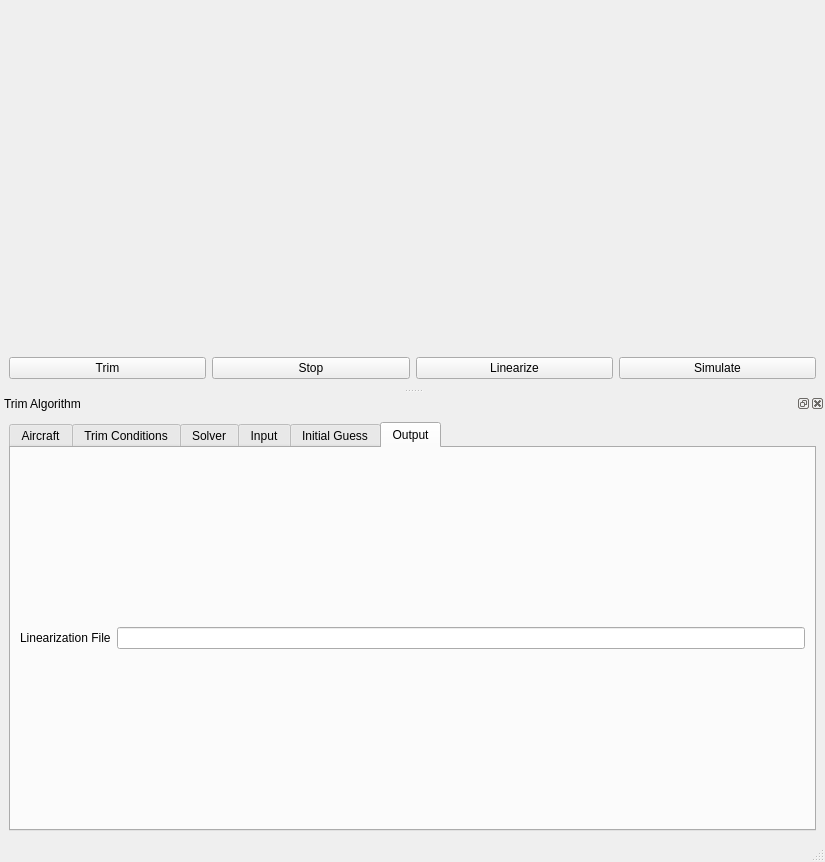
<?xml version="1.0" encoding="UTF-8"?>
<ui version="4.0">
 <class>MainWindow</class>
 <widget class="QMainWindow" name="MainWindow">
  <property name="geometry">
   <rect>
    <x>0</x>
    <y>0</y>
    <width>825</width>
    <height>862</height>
   </rect>
  </property>
  <property name="sizePolicy">
   <sizepolicy hsizetype="Ignored" vsizetype="Ignored">
    <horstretch>0</horstretch>
    <verstretch>0</verstretch>
   </sizepolicy>
  </property>
  <property name="windowTitle">
   <string>mavsim Trim Program (for JSBSim models)</string>
  </property>
  <widget class="QWidget" name="centralwidget">
   <layout class="QGridLayout" name="gridLayout">
    <item row="0" column="0" colspan="4">
     <widget class="ViewerQT" name="viewer" native="true">
      <property name="sizePolicy">
       <sizepolicy hsizetype="Ignored" vsizetype="Ignored">
        <horstretch>0</horstretch>
        <verstretch>0</verstretch>
       </sizepolicy>
      </property>
     </widget>
    </item>
    <item row="1" column="0">
     <widget class="QPushButton" name="pushButton_trim">
      <property name="text">
       <string>Trim</string>
      </property>
     </widget>
    </item>
    <item row="1" column="3">
     <widget class="QPushButton" name="pushButton_simulate">
      <property name="text">
       <string>Simulate</string>
      </property>
     </widget>
    </item>
    <item row="1" column="2">
     <widget class="QPushButton" name="pushButton_linearize">
      <property name="text">
       <string>Linearize</string>
      </property>
     </widget>
    </item>
    <item row="1" column="1">
     <widget class="QPushButton" name="pushButton_stop">
      <property name="text">
       <string>Stop</string>
      </property>
     </widget>
    </item>
   </layout>
  </widget>
  <widget class="QStatusBar" name="statusbar"/>
  <widget class="QDockWidget" name="guidanceDock">
   <property name="sizePolicy">
    <sizepolicy hsizetype="Ignored" vsizetype="Ignored">
     <horstretch>0</horstretch>
     <verstretch>0</verstretch>
    </sizepolicy>
   </property>
   <property name="minimumSize">
    <size>
     <width>685</width>
     <height>446</height>
    </size>
   </property>
   <property name="windowTitle">
    <string>Trim Algorithm</string>
   </property>
   <attribute name="dockWidgetArea">
    <number>8</number>
   </attribute>
   <widget class="QWidget" name="dockWidgetContents_6">
    <layout class="QGridLayout" name="gridLayout_4">
     <item row="0" column="0">
      <widget class="QTabWidget" name="tabWidget">
       <property name="currentIndex">
        <number>5</number>
       </property>
       <widget class="QWidget" name="tab_3">
        <attribute name="title">
         <string>Aircraft</string>
        </attribute>
        <layout class="QGridLayout" name="gridLayout_5">
         <item row="1" column="1">
          <widget class="QLabel" name="label_2">
           <property name="text">
            <string>Engine Path</string>
           </property>
          </widget>
         </item>
         <item row="1" column="2">
          <widget class="QLineEdit" name="lineEdit_enginePath">
           <property name="text">
            <string/>
           </property>
          </widget>
         </item>
         <item row="2" column="1">
          <widget class="QLabel" name="label_4">
           <property name="text">
            <string>Systems Path</string>
           </property>
          </widget>
         </item>
         <item row="3" column="1">
          <widget class="QLabel" name="label_3">
           <property name="text">
            <string>Aircraft Path</string>
           </property>
          </widget>
         </item>
         <item row="2" column="2">
          <widget class="QLineEdit" name="lineEdit_systemsPath">
           <property name="text">
            <string/>
           </property>
          </widget>
         </item>
         <item row="1" column="3">
          <widget class="QToolButton" name="toolButton_enginePath">
           <property name="text">
            <string>...</string>
           </property>
          </widget>
         </item>
         <item row="2" column="3">
          <widget class="QToolButton" name="toolButton_systemsPath">
           <property name="text">
            <string>...</string>
           </property>
          </widget>
         </item>
         <item row="3" column="3">
          <widget class="QToolButton" name="toolButton_aircraftPath">
           <property name="text">
            <string>...</string>
           </property>
          </widget>
         </item>
         <item row="4" column="1">
          <widget class="QLabel" name="label_9">
           <property name="text">
            <string>Aircraft</string>
           </property>
          </widget>
         </item>
         <item row="4" column="2">
          <widget class="QLineEdit" name="lineEdit_aircraft">
           <property name="text">
            <string/>
           </property>
          </widget>
         </item>
         <item row="4" column="3">
          <widget class="QToolButton" name="toolButton_aircraft">
           <property name="text">
            <string>...</string>
           </property>
          </widget>
         </item>
         <item row="5" column="1">
          <widget class="QLabel" name="label_5">
           <property name="text">
            <string>Initialization Script</string>
           </property>
          </widget>
         </item>
         <item row="5" column="2">
          <widget class="QLineEdit" name="lineEdit_initScript">
           <property name="text">
            <string/>
           </property>
          </widget>
         </item>
         <item row="5" column="3">
          <widget class="QToolButton" name="toolButton_initScript">
           <property name="text">
            <string>...</string>
           </property>
          </widget>
         </item>
         <item row="3" column="2">
          <widget class="QLineEdit" name="lineEdit_aircraftPath">
           <property name="text">
            <string/>
           </property>
          </widget>
         </item>
         <item row="0" column="1">
          <widget class="QLabel" name="label_38">
           <property name="text">
            <string>model sim rate</string>
           </property>
          </widget>
         </item>
         <item row="0" column="2">
          <widget class="QLineEdit" name="lineEdit_modelSimRate">
           <property name="text">
            <string>120</string>
           </property>
          </widget>
         </item>
         <item row="0" column="3">
          <widget class="QLabel" name="label_39">
           <property name="text">
            <string>Hz</string>
           </property>
          </widget>
         </item>
        </layout>
       </widget>
       <widget class="QWidget" name="tab">
        <attribute name="title">
         <string>Trim Conditions</string>
        </attribute>
        <layout class="QGridLayout" name="gridLayout_2">
         <item row="0" column="0">
          <widget class="QLabel" name="label_10">
           <property name="text">
            <string>mode</string>
           </property>
          </widget>
         </item>
         <item row="0" column="1" colspan="6">
          <widget class="QComboBox" name="comboBox_mode">
           <item>
            <property name="text">
             <string>Steady Level Flight</string>
            </property>
           </item>
           <item>
            <property name="text">
             <string>Coordinated Turn</string>
            </property>
           </item>
           <item>
            <property name="text">
             <string>Push Over</string>
            </property>
           </item>
           <item>
            <property name="text">
             <string>Pull Back</string>
            </property>
           </item>
          </widget>
         </item>
         <item row="1" column="0">
          <widget class="QLabel" name="label">
           <property name="text">
            <string>velocity</string>
           </property>
          </widget>
         </item>
         <item row="1" column="1" colspan="5">
          <widget class="QLineEdit" name="lineEdit_velocity">
           <property name="text">
            <string>500</string>
           </property>
          </widget>
         </item>
         <item row="1" column="6">
          <widget class="QLabel" name="label_11">
           <property name="text">
            <string>ft/s</string>
           </property>
          </widget>
         </item>
         <item row="2" column="0">
          <widget class="QLabel" name="label_6">
           <property name="text">
            <string>roll rate</string>
           </property>
          </widget>
         </item>
         <item row="2" column="1" colspan="5">
          <widget class="QLineEdit" name="lineEdit_rollRate">
           <property name="text">
            <string>0</string>
           </property>
          </widget>
         </item>
         <item row="2" column="6">
          <widget class="QLabel" name="label_12">
           <property name="text">
            <string>rad/s</string>
           </property>
          </widget>
         </item>
         <item row="3" column="0">
          <widget class="QLabel" name="label_7">
           <property name="text">
            <string>pitch rate</string>
           </property>
          </widget>
         </item>
         <item row="3" column="1" colspan="5">
          <widget class="QLineEdit" name="lineEdit_pitchRate">
           <property name="text">
            <string>0</string>
           </property>
          </widget>
         </item>
         <item row="3" column="6">
          <widget class="QLabel" name="label_13">
           <property name="text">
            <string>rad/s</string>
           </property>
          </widget>
         </item>
         <item row="4" column="0">
          <widget class="QLabel" name="label_8">
           <property name="text">
            <string>yaw rate</string>
           </property>
          </widget>
         </item>
         <item row="4" column="6">
          <widget class="QLabel" name="label_14">
           <property name="text">
            <string>rad/s</string>
           </property>
          </widget>
         </item>
         <item row="4" column="1" colspan="5">
          <widget class="QLineEdit" name="lineEdit_yawRate">
           <property name="text">
            <string>0</string>
           </property>
          </widget>
         </item>
         <item row="8" column="0">
          <widget class="QCheckBox" name="checkBox_stabAxisRoll">
           <property name="text">
            <string>stability axis roll</string>
           </property>
           <property name="checkable">
            <bool>true</bool>
           </property>
           <property name="checked">
            <bool>true</bool>
           </property>
          </widget>
         </item>
         <item row="5" column="0">
          <widget class="QLabel" name="label_40">
           <property name="text">
            <string>altitude</string>
           </property>
          </widget>
         </item>
         <item row="5" column="1" colspan="5">
          <widget class="QLineEdit" name="lineEdit_altitude">
           <property name="text">
            <string>1000</string>
           </property>
          </widget>
         </item>
         <item row="5" column="6">
          <widget class="QLabel" name="label_41">
           <property name="text">
            <string>ft</string>
           </property>
          </widget>
         </item>
         <item row="6" column="0">
          <widget class="QLabel" name="label_42">
           <property name="text">
            <string>flight path angle</string>
           </property>
          </widget>
         </item>
         <item row="6" column="1" colspan="5">
          <widget class="QLineEdit" name="lineEdit_gamma">
           <property name="text">
            <string>0</string>
           </property>
          </widget>
         </item>
         <item row="7" column="0">
          <widget class="QCheckBox" name="checkBox_variablePropPitch">
           <property name="text">
            <string>variable prop ptich</string>
           </property>
          </widget>
         </item>
         <item row="6" column="6">
          <widget class="QLabel" name="label_43">
           <property name="text">
            <string>deg</string>
           </property>
          </widget>
         </item>
        </layout>
       </widget>
       <widget class="QWidget" name="tab_2">
        <attribute name="title">
         <string>Solver</string>
        </attribute>
        <layout class="QGridLayout" name="gridLayout_6">
         <item row="0" column="0">
          <widget class="QLabel" name="label_20">
           <property name="text">
            <string>relative tolerance</string>
           </property>
          </widget>
         </item>
         <item row="1" column="0">
          <widget class="QLabel" name="label_21">
           <property name="text">
            <string>absolute tolerance</string>
           </property>
          </widget>
         </item>
         <item row="2" column="0">
          <widget class="QLabel" name="label_22">
           <property name="text">
            <string>convergence relative step size</string>
           </property>
          </widget>
         </item>
         <item row="3" column="0">
          <widget class="QLabel" name="label_23">
           <property name="text">
            <string>max iterations</string>
           </property>
          </widget>
         </item>
         <item row="1" column="1" colspan="2">
          <widget class="QLineEdit" name="lineEdit_abstol">
           <property name="text">
            <string>1e-2</string>
           </property>
          </widget>
         </item>
         <item row="2" column="1" colspan="2">
          <widget class="QLineEdit" name="lineEdit_speed">
           <property name="text">
            <string>1.1</string>
           </property>
          </widget>
         </item>
         <item row="3" column="1" colspan="2">
          <widget class="QLineEdit" name="lineEdit_iterMax">
           <property name="text">
            <string>2000</string>
           </property>
          </widget>
         </item>
         <item row="4" column="1" colspan="2">
          <widget class="QComboBox" name="comboBox_debugLevel">
           <item>
            <property name="text">
             <string>0</string>
            </property>
           </item>
           <item>
            <property name="text">
             <string>1</string>
            </property>
           </item>
           <item>
            <property name="text">
             <string>2</string>
            </property>
           </item>
          </widget>
         </item>
         <item row="4" column="0">
          <widget class="QLabel" name="label_34">
           <property name="text">
            <string>debug level</string>
           </property>
          </widget>
         </item>
         <item row="7" column="0">
          <widget class="QCheckBox" name="checkBox_pause">
           <property name="text">
            <string>pause </string>
           </property>
          </widget>
         </item>
         <item row="0" column="1" colspan="2">
          <widget class="QLineEdit" name="lineEdit_rtol">
           <property name="text">
            <string>1e-4</string>
           </property>
          </widget>
         </item>
         <item row="7" column="1">
          <widget class="QCheckBox" name="checkBox_showSimplex">
           <property name="text">
            <string>show simplex</string>
           </property>
          </widget>
         </item>
         <item row="7" column="2">
          <widget class="QCheckBox" name="checkBox_showConvergence">
           <property name="text">
            <string>show convergence</string>
           </property>
           <property name="checked">
            <bool>true</bool>
           </property>
          </widget>
         </item>
         <item row="6" column="0">
          <widget class="QLabel" name="label_44">
           <property name="text">
            <string>randomization factor</string>
           </property>
          </widget>
         </item>
         <item row="6" column="1">
          <widget class="QLineEdit" name="lineEdit_random">
           <property name="text">
            <string>0</string>
           </property>
          </widget>
         </item>
        </layout>
       </widget>
       <widget class="QWidget" name="tab_6">
        <attribute name="title">
         <string>Input</string>
        </attribute>
        <layout class="QGridLayout" name="gridLayout_8">
         <item row="0" column="0">
          <widget class="QLabel" name="label_36">
           <property name="text">
            <string>joystick device</string>
           </property>
          </widget>
         </item>
         <item row="0" column="1">
          <widget class="QLineEdit" name="lineEdit_joystick">
           <property name="text">
            <string>/dev/input/js0</string>
           </property>
          </widget>
         </item>
         <item row="0" column="2">
          <widget class="QToolButton" name="toolButton">
           <property name="text">
            <string>...</string>
           </property>
          </widget>
         </item>
         <item row="1" column="0" colspan="2">
          <widget class="QCheckBox" name="checkBox_joystickEnabled">
           <property name="text">
            <string>joystick enabled</string>
           </property>
          </widget>
         </item>
        </layout>
       </widget>
       <widget class="QWidget" name="tab_4">
        <attribute name="title">
         <string>Initial Guess</string>
        </attribute>
        <layout class="QGridLayout" name="gridLayout_7">
         <item row="1" column="0">
          <widget class="QLabel" name="label_15">
           <property name="text">
            <string>Throttle</string>
           </property>
          </widget>
         </item>
         <item row="6" column="0">
          <widget class="QLabel" name="label_17">
           <property name="text">
            <string>Alpha</string>
           </property>
          </widget>
         </item>
         <item row="7" column="0">
          <widget class="QLabel" name="label_19">
           <property name="text">
            <string>Beta</string>
           </property>
          </widget>
         </item>
         <item row="1" column="1">
          <widget class="QLineEdit" name="lineEdit_throttleGuess">
           <property name="text">
            <string>50</string>
           </property>
          </widget>
         </item>
         <item row="3" column="1">
          <widget class="QLineEdit" name="lineEdit_aileronGuess">
           <property name="text">
            <string>0</string>
           </property>
          </widget>
         </item>
         <item row="5" column="1">
          <widget class="QLineEdit" name="lineEdit_elevatorGuess">
           <property name="text">
            <string>0</string>
           </property>
          </widget>
         </item>
         <item row="6" column="1">
          <widget class="QLineEdit" name="lineEdit_alphaGuess">
           <property name="text">
            <string>0</string>
           </property>
          </widget>
         </item>
         <item row="7" column="1">
          <widget class="QLineEdit" name="lineEdit_betaGuess">
           <property name="text">
            <string>0</string>
           </property>
          </widget>
         </item>
         <item row="1" column="5">
          <widget class="QLabel" name="label_24">
           <property name="text">
            <string>%</string>
           </property>
          </widget>
         </item>
         <item row="3" column="5">
          <widget class="QLabel" name="label_25">
           <property name="text">
            <string>%</string>
           </property>
          </widget>
         </item>
         <item row="5" column="5">
          <widget class="QLabel" name="label_26">
           <property name="text">
            <string>%</string>
           </property>
          </widget>
         </item>
         <item row="6" column="5">
          <widget class="QLabel" name="label_27">
           <property name="text">
            <string>deg</string>
           </property>
          </widget>
         </item>
         <item row="7" column="5">
          <widget class="QLabel" name="label_28">
           <property name="text">
            <string>deg</string>
           </property>
          </widget>
         </item>
         <item row="1" column="2">
          <widget class="QLineEdit" name="lineEdit_throttleMin">
           <property name="text">
            <string>0</string>
           </property>
          </widget>
         </item>
         <item row="3" column="2">
          <widget class="QLineEdit" name="lineEdit_aileronMin">
           <property name="text">
            <string>0</string>
           </property>
          </widget>
         </item>
         <item row="5" column="2">
          <widget class="QLineEdit" name="lineEdit_elevatorMin">
           <property name="text">
            <string>-100</string>
           </property>
          </widget>
         </item>
         <item row="6" column="2">
          <widget class="QLineEdit" name="lineEdit_alphaMin">
           <property name="text">
            <string>-10</string>
           </property>
          </widget>
         </item>
         <item row="7" column="2">
          <widget class="QLineEdit" name="lineEdit_betaMin">
           <property name="text">
            <string>-10</string>
           </property>
          </widget>
         </item>
         <item row="0" column="1">
          <widget class="QLabel" name="label_29">
           <property name="text">
            <string>Guess</string>
           </property>
          </widget>
         </item>
         <item row="0" column="2">
          <widget class="QLabel" name="label_30">
           <property name="text">
            <string>Lower Bound</string>
           </property>
          </widget>
         </item>
         <item row="1" column="3">
          <widget class="QLineEdit" name="lineEdit_throttleMax">
           <property name="text">
            <string>100</string>
           </property>
          </widget>
         </item>
         <item row="3" column="3">
          <widget class="QLineEdit" name="lineEdit_aileronMax">
           <property name="text">
            <string>0</string>
           </property>
          </widget>
         </item>
         <item row="5" column="3">
          <widget class="QLineEdit" name="lineEdit_elevatorMax">
           <property name="text">
            <string>100</string>
           </property>
          </widget>
         </item>
         <item row="6" column="3">
          <widget class="QLineEdit" name="lineEdit_alphaMax">
           <property name="text">
            <string>20</string>
           </property>
          </widget>
         </item>
         <item row="7" column="3">
          <widget class="QLineEdit" name="lineEdit_betaMax">
           <property name="text">
            <string>5</string>
           </property>
          </widget>
         </item>
         <item row="0" column="3">
          <widget class="QLabel" name="label_31">
           <property name="text">
            <string>Upper Bound</string>
           </property>
          </widget>
         </item>
         <item row="5" column="0">
          <widget class="QLabel" name="label_16">
           <property name="text">
            <string>Elevator</string>
           </property>
          </widget>
         </item>
         <item row="3" column="0">
          <widget class="QLabel" name="label_18">
           <property name="text">
            <string>Aileron</string>
           </property>
          </widget>
         </item>
         <item row="4" column="0">
          <widget class="QLabel" name="label_32">
           <property name="text">
            <string>Rudder</string>
           </property>
          </widget>
         </item>
         <item row="4" column="1">
          <widget class="QLineEdit" name="lineEdit_rudderGuess">
           <property name="text">
            <string>0</string>
           </property>
          </widget>
         </item>
         <item row="4" column="2">
          <widget class="QLineEdit" name="lineEdit_rudderMin">
           <property name="text">
            <string>-100</string>
           </property>
          </widget>
         </item>
         <item row="4" column="3">
          <widget class="QLineEdit" name="lineEdit_rudderMax">
           <property name="text">
            <string>100</string>
           </property>
          </widget>
         </item>
         <item row="4" column="5">
          <widget class="QLabel" name="label_33">
           <property name="text">
            <string>%</string>
           </property>
          </widget>
         </item>
         <item row="1" column="4">
          <widget class="QLineEdit" name="lineEdit_throttleInitialStepSize">
           <property name="text">
            <string>20</string>
           </property>
          </widget>
         </item>
         <item row="3" column="4">
          <widget class="QLineEdit" name="lineEdit_aileronInitialStepSize">
           <property name="text">
            <string>10</string>
           </property>
          </widget>
         </item>
         <item row="4" column="4">
          <widget class="QLineEdit" name="lineEdit_rudderInitialStepSize">
           <property name="text">
            <string>10</string>
           </property>
          </widget>
         </item>
         <item row="5" column="4">
          <widget class="QLineEdit" name="lineEdit_elevatorInitialStepSize">
           <property name="text">
            <string>10</string>
           </property>
          </widget>
         </item>
         <item row="6" column="4">
          <widget class="QLineEdit" name="lineEdit_alphaInitialStepSize">
           <property name="text">
            <string>10</string>
           </property>
          </widget>
         </item>
         <item row="7" column="4">
          <widget class="QLineEdit" name="lineEdit_betaInitialStepSize">
           <property name="text">
            <string>5</string>
           </property>
          </widget>
         </item>
         <item row="0" column="4">
          <widget class="QLabel" name="label_37">
           <property name="text">
            <string>Initial Step Size</string>
           </property>
          </widget>
         </item>
        </layout>
       </widget>
       <widget class="QWidget" name="tab_5">
        <attribute name="title">
         <string>Output</string>
        </attribute>
        <layout class="QGridLayout" name="gridLayout_3">
         <item row="0" column="0">
          <widget class="QLabel" name="label_35">
           <property name="text">
            <string>Linearization File</string>
           </property>
          </widget>
         </item>
         <item row="0" column="1">
          <widget class="QLineEdit" name="lineEdit_linearizationFile"/>
         </item>
        </layout>
       </widget>
      </widget>
     </item>
    </layout>
   </widget>
  </widget>
  <action name="actionQuit">
   <property name="text">
    <string>Quit</string>
   </property>
  </action>
  <action name="actionLoad_Map">
   <property name="text">
    <string>Load Map</string>
   </property>
  </action>
 </widget>
 <customwidgets>
  <customwidget>
   <class>ViewerQT</class>
   <extends>QWidget</extends>
   <header>visualization/QOSGAdapterWidget.hpp</header>
   <container>1</container>
  </customwidget>
 </customwidgets>
 <resources/>
 <connections>
  <connection>
   <sender>actionQuit</sender>
   <signal>triggered()</signal>
   <receiver>MainWindow</receiver>
   <slot>close()</slot>
   <hints>
    <hint type="sourcelabel">
     <x>-1</x>
     <y>-1</y>
    </hint>
    <hint type="destinationlabel">
     <x>311</x>
     <y>461</y>
    </hint>
   </hints>
  </connection>
 </connections>
</ui>
